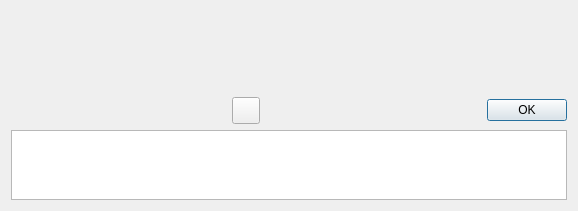
<?xml version="1.0" encoding="UTF-8"?>
<ui version="4.0">
 <class>IntervalSimulation</class>
 <widget class="QDialog" name="IntervalSimulation">
  <property name="geometry">
   <rect>
    <x>0</x>
    <y>0</y>
    <width>578</width>
    <height>209</height>
   </rect>
  </property>
  <property name="windowTitle">
   <string>Interval Simulation</string>
  </property>
  <property name="windowIcon">
   <iconset resource="Resources.qrc">
    <normaloff>:/icons/icons/reforma1.ico</normaloff>:/icons/icons/reforma1.ico</iconset>
  </property>
  <layout class="QVBoxLayout" name="verticalLayout">
   <item>
    <widget class="TimeAxis" name="timeAxis" native="true">
     <property name="minimumSize">
      <size>
       <width>0</width>
       <height>80</height>
      </size>
     </property>
    </widget>
   </item>
   <item>
    <layout class="QHBoxLayout" name="horizontalLayout">
     <item>
      <spacer name="horizontalSpacer_2">
       <property name="orientation">
        <enum>Qt::Horizontal</enum>
       </property>
       <property name="sizeHint" stdset="0">
        <size>
         <width>40</width>
         <height>20</height>
        </size>
       </property>
      </spacer>
     </item>
     <item>
      <widget class="QToolButton" name="toolButton">
       <property name="text">
        <string/>
       </property>
       <property name="icon">
        <iconset resource="Resources.qrc">
         <normaloff>:/icons/icons/play.png</normaloff>:/icons/icons/play.png</iconset>
       </property>
       <property name="iconSize">
        <size>
         <width>20</width>
         <height>20</height>
        </size>
       </property>
      </widget>
     </item>
     <item>
      <spacer name="horizontalSpacer">
       <property name="orientation">
        <enum>Qt::Horizontal</enum>
       </property>
       <property name="sizeHint" stdset="0">
        <size>
         <width>40</width>
         <height>20</height>
        </size>
       </property>
      </spacer>
     </item>
     <item>
      <widget class="QPushButton" name="pushButton">
       <property name="text">
        <string>OK</string>
       </property>
      </widget>
     </item>
    </layout>
   </item>
   <item>
    <widget class="QListWidget" name="listWidget"/>
   </item>
  </layout>
 </widget>
 <customwidgets>
  <customwidget>
   <class>TimeAxis</class>
   <extends>QWidget</extends>
   <header>timeaxis.h</header>
   <container>1</container>
  </customwidget>
 </customwidgets>
 <resources>
  <include location="Resources.qrc"/>
 </resources>
 <connections/>
</ui>
